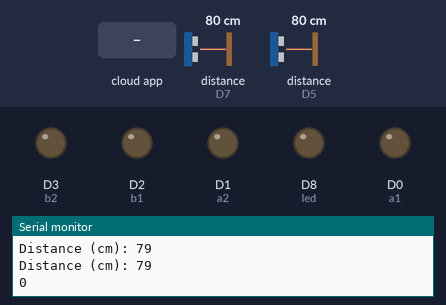
The sketch below on a simulated ESP8266 (NodeMCU). Shown: output pins drawn as LEDs (lit = HIGH), the last lines printed to the serial monitor. Wiring (inferred from the names in the program): 2 × ultrasonic range finder: trigger D4, echo D5 / trigger D6, echo D7. The test bench sets the inputs (shaded band); at power-on: distance to the obstacle (sensors on D7, D5) 80 cm. The echo pulse lasts 58.3 µs per cm; WiFi joins after 1.5 s; servers stay silent unless stated; network time is answered at once with the bench clock; the local clock reads 2024-03-15 10:24:30 at power-on unless the sketch sets it; the Firebase database answers and starts empty; pins used as bus, display or sensor lines are not drawn.

Above: at 2.7 s.
2.8 s: the phone or cloud app sets led to 0
At 4.2 s:
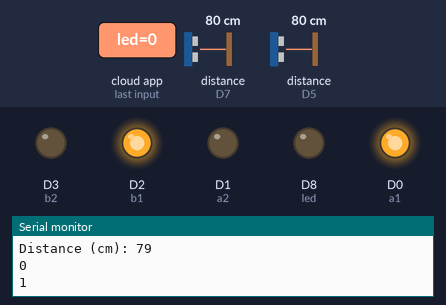
Timing chart, 0 to 5.8 s (numbered marks = the images above; inputs shaded):
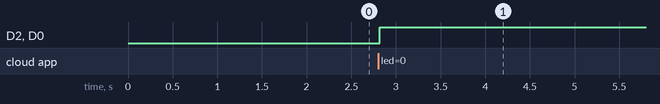

Measured:
- after the input at 2.8 s, D2 (b1), D0 (a1): LOW → HIGH at once

The sketch:

Basic2.ino
```cpp
#include <NTPClient.h>
#include "FirebaseESP8266.h"

// change next line to use with another board/shield
#include <ESP8266WiFi.h>
//#include <WiFi.h> // for WiFi shield
//#include <WiFi101.h> // for WiFi 101 shield or MKR1000
#include <WiFiUdp.h>
#define FIREBASE_HOST "new1-bfb30-default-rtdb.firebaseio.com/" //Without http:// or https:// schemes
#define FIREBASE_AUTH "hNhtNaslkI3MW1PsWGyix94g4PM5ZZN68dqPw2tX"
const char *ssid     = "1324";
const char *password = "123456789";
#define a1 D0
#define a2 D1
#define  b1 D2
#define  b2 D3

#define SOUND_VELOCITY 0.034
#define CM_TO_INCH 0.393701
#define trigPin  D4
#define echoPin D5
long duration;
int dist;
#define trigPin1  D6
#define echoPin1 D7
long duration1;
int dist1;
#define led D8


WiFiUDP ntpUDP;
NTPClient timeClient(ntpUDP,"in.pool.ntp.org", 19800, 60000);
FirebaseData firebaseData;
FirebaseData ledData;

FirebaseJson json;


void setup(){
  Serial.begin(115200);
  pinMode(a1,OUTPUT);
  pinMode(a2,OUTPUT);
   pinMode(b1,OUTPUT);
   pinMode(b2,OUTPUT);
 pinMode(trigPin, OUTPUT);
 pinMode(echoPin, INPUT);
  pinMode(trigPin1, OUTPUT);
 pinMode(echoPin1, INPUT);
 pinMode(led, OUTPUT);


  WiFi.begin(ssid, password);

  while ( WiFi.status() != WL_CONNECTED ) {
    delay ( 500 );
    Serial.print ( "." );
  }
    Firebase.begin(FIREBASE_HOST, FIREBASE_AUTH);
  Firebase.reconnectWiFi(true);

  timeClient.begin();
}

void loop() {
  timeClient.update();
   bool m = Firebase.getString(ledData, "/FirebaseIOT/led");
   digitalWrite(trigPin, LOW);
  delayMicroseconds(2);
  // Sets the trigPin on HIGH state for 10 micro seconds
  digitalWrite(trigPin, HIGH);
  delayMicroseconds(10);
  digitalWrite(trigPin, LOW);

  // Reads the echoPin, returns the sound wave travel time in microseconds
  duration = pulseIn(echoPin, HIGH);
  dist=(duration*0.034/2);
  Serial.print("Distance (cm): ");
  Serial.println(dist);
  /*   --------------------------------------- */

   digitalWrite(trigPin1, LOW);
  delayMicroseconds(2);
  // Sets the trigPin on HIGH state for 10 micro seconds
  digitalWrite(trigPin1, HIGH);
  delayMicroseconds(10);
  digitalWrite(trigPin1, LOW);

  // Reads the echoPin, returns the sound wave travel time in microseconds
  duration1 = pulseIn(echoPin1, HIGH);
  dist1=(duration1*0.034/2);
  Serial.print("Distance (cm): ");
  Serial.println(dist1);


String a = timeClient.getFormattedTime();

bool b =  (a > "01:00:20" && a <=  "05:34:20") ;
  String c =ledData.stringData();
Serial.println(c);

   bool d = (c == "0");
bool  e = (b || d );
bool f  ;

Serial.println(e);


if ( e){

digitalWrite(a1, HIGH);
digitalWrite(a2, LOW);
digitalWrite(b1, HIGH);
digitalWrite(b2, LOW);

}

else{

digitalWrite(a1, LOW);
digitalWrite(a2, LOW);
digitalWrite(b1, LOW);
digitalWrite(b2, LOW);
}


}
```
